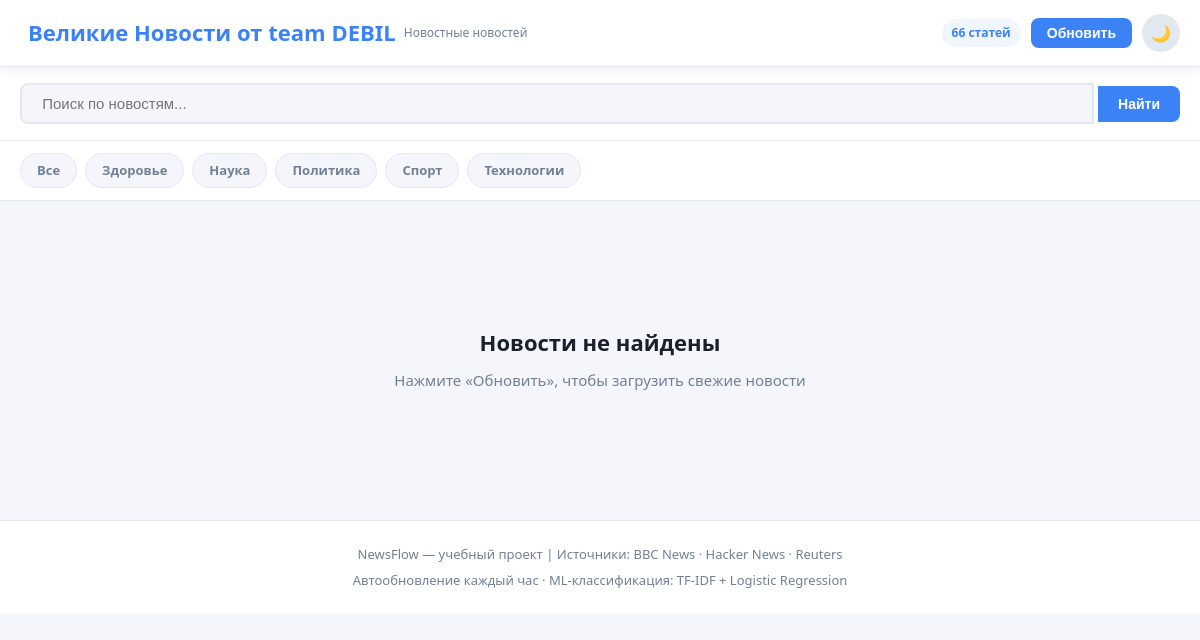
Page /?category=экономика on the earlier database version.
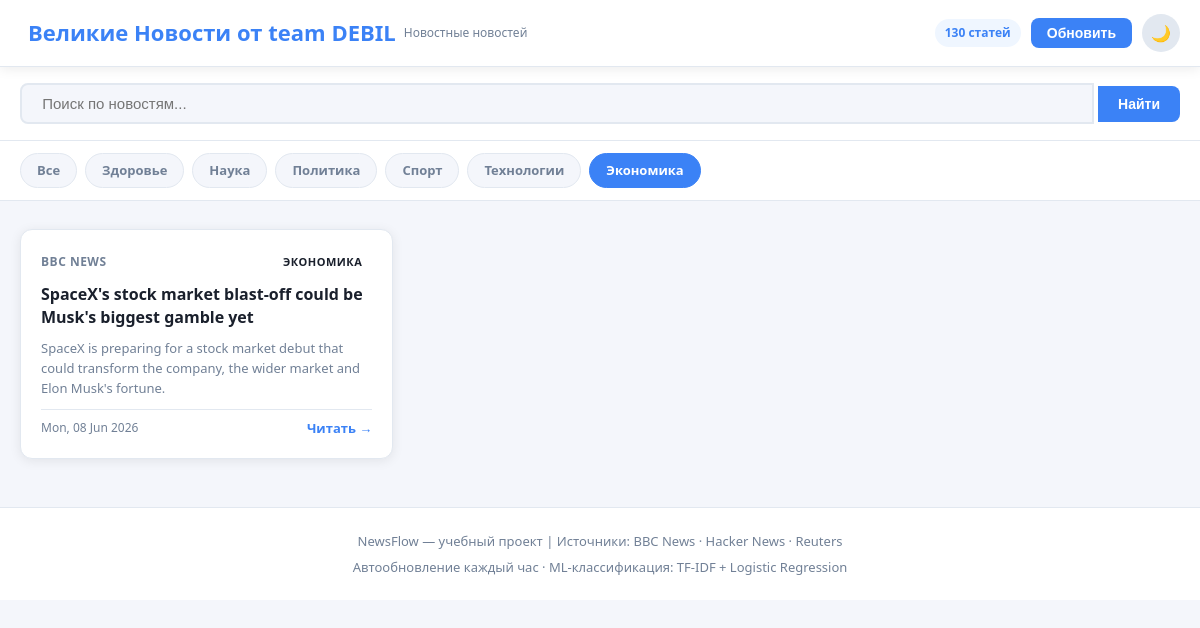
Same page on the later database version.
### tables this page shows
CREATE TABLE articles (
            id        INTEGER PRIMARY KEY AUTOINCREMENT,
            title     TEXT    NOT NULL,
            url       TEXT    NOT NULL UNIQUE,
            summary   TEXT,
            source    TEXT,
            category  TEXT    DEFAULT 'general',
            published TEXT,
            scraped_at DATETIME DEFAULT CURRENT_TIMESTAMP
        );

### app.py (the view)
@app.route("/")
def index():
    keyword  = request.args.get("q", "").strip()
    category = request.args.get("category", "all").strip()
    articles   = get_articles(category=category, keyword=keyword, limit=60)
    categories = get_categories()
    total      = count_articles()
    return render_template(
        "index.html",
        articles=articles,
        categories=categories,
        current_category=category,
        keyword=keyword,
        total=total,
    )

### database.py (called while the page is built)
def get_connection() -> sqlite3.Connection:
    conn = sqlite3.connect(DB_PATH)
    conn.row_factory = sqlite3.Row
    return conn

def get_articles(category: str = None, keyword: str = None,
                 limit: int = 50) -> list:
    conn = get_connection()
    cursor = conn.cursor()
    query = "SELECT * FROM articles WHERE 1=1"
    params = []
    if category and category != "all":
        query += " AND category = ?"
        params.append(category)
    if keyword:
        query += " AND (title LIKE ? OR summary LIKE ?)"
        params.extend([f"%{keyword}%", f"%{keyword}%"])
    query += " ORDER BY scraped_at DESC LIMIT ?"
    params.append(limit)
    cursor.execute(query, params)
    rows = cursor.fetchall()
    conn.close()
    return [dict(row) for row in rows]

def get_categories() -> list:
    conn = get_connection()
    cursor = conn.cursor()
    cursor.execute("SELECT DISTINCT category FROM articles ORDER BY category")
    rows = cursor.fetchall()
    conn.close()
    return [row["category"] for row in rows]

### templates/index.html (shortened to what this page needs)
<!DOCTYPE html>
<html lang="ru" data-theme="light">
<head>
  <link rel="stylesheet" href="static/css/style.css">
</head>
<body>
  <header class="header">
    <div class="container">
      <div class="header__inner">
        <div class="logo">
          <span class="logo__text">Великие Новости от team DEBIL</span>
          <span class="logo__sub">Новостные новостей</span>
        </div>
        <div class="header__actions">
          <span class="stats-badge">{{ total }} статей</span>
          <button class="btn btn--refresh" onclick="document.getElementById('refreshForm').submit()">
             Обновить
          </button>
          <button class="btn btn--theme" onclick="toggleTheme()" id="themeBtn">🌙</button>
        </div>
      </div>
    </div>
  </header>
  <div class="search-bar">
    <div class="container">
      <form action="/" method="GET" id="searchForm">
        <div class="search-bar__inner">
          <input
            class="search-input"
            type="text"
            name="q"
            value="{{ keyword }}"
            placeholder=" Поиск по новостям..."
            id="liveSearch"
            autocomplete="off"
          >
          <button class="btn btn--search" type="submit">Найти</button>
        </div>
      </form>
    </div>
  </div>
  <div class="categories">
    <div class="container">
      <div class="categories__list">
        <a class="cat-tab {% if current_category == 'all' %}cat-tab--active{% endif %}"
           href="/?category=all{% if keyword %}&q={{ keyword }}{% endif %}">
          Все
        </a>
        {% for cat in categories %}
        <a class="cat-tab {% if current_category == cat %}cat-tab--active{% endif %}"
           href="/?category={{ cat }}{% if keyword %}&q={{ keyword }}{% endif %}">
          {{ cat | capitalize }}
        </a>
        {% endfor %}
      </div>
    </div>
  </div>
  <main class="main">
    <div class="container">
      {% if articles %}
      <div class="news-grid" id="newsGrid">
        {% for article in articles %}
        <article class="card" data-category="{{ article.category }}">
          <div class="card__header">
            <span class="card__source">{{ article.source }}</span>
            <span class="card__cat card__cat--{{ article.category }}">{{ article.category }}</span>
          </div>
          <h2 class="card__title">
            <a href="{{ article.url }}" target="_blank" rel="noopener">
              {{ article.title }}
            </a>
          </h2>
          <p class="card__summary">{{ article.summary[:200] }}{% if article.summary|length > 200 %}...{% endif %}</p>
          <div class="card__footer">
            <span class="card__date">{{ article.published[:16] if article.published else '' }}</span>
            <a class="card__link" href="{{ article.url }}" target="_blank" rel="noopener">
              Читать →
            </a>
          </div>
        </article>
        {% endfor %}
      </div>
      {% else %}
      <div class="empty-state">
        <h3>Новости не найдены</h3>
        <p>Нажмите «Обновить», чтобы загрузить свежие новости</p>
      </div>
      {% endif %}
    </div>
  </main>
  <footer class="footer">
    <div class="container">
      <p>NewsFlow — учебный проект | Источники: BBC News · Hacker News · Reuters</p>
      <p>Автообновление каждый час · ML-классификация: TF-IDF + Logistic Regression</p>
    </div>
  </footer>
</body>
</html>

Differences in the rows shown:
added articles: source "BBC NEWS", category "ЭКОНОМИКА", title "SpaceX's stock market blast-off could be Musk's biggest gamble yet", summary "SpaceX is preparing for a stock market debut that could transform the company, the wider market and Elon Musk's fortune.", published "Mon, 08 Jun 2026"
Other differences:
{{ total }}: "66" → "130"
new list line: "Экономика"
text no longer shown: "Новости не найдены Нажмите «Обновить», чтобы загрузить свежие новости"
